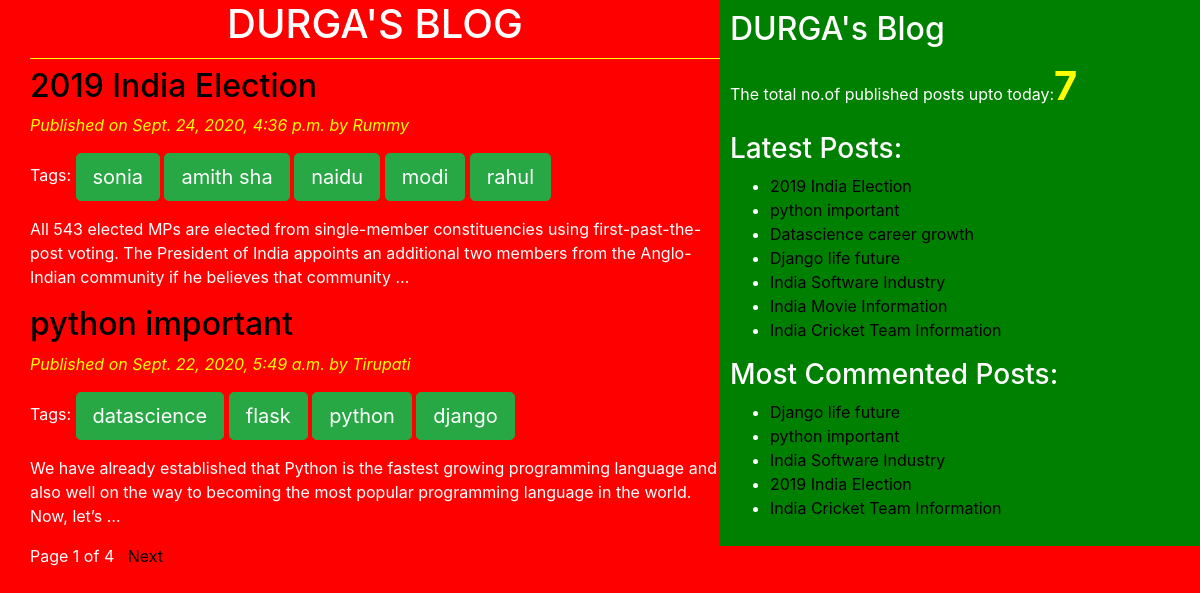
The page / on the database its author committed.
### blogapp/models.py (models this page shows, shortened)
class Post(models.Model):
    STATUS_CHOICES=(('draft','Draft'),('published','Published'))
    title=models.CharField(max_length=256)
    slug=models.SlugField(max_length=264,unique_for_date='publish')
    author=models.ForeignKey(User,on_delete=models.CASCADE)
    body=models.TextField()
    publish=models.DateTimeField(default=timezone.now)
    created=models.DateTimeField(auto_now_add=True)
    updated=models.DateTimeField(auto_now=True)
    status=models.CharField(max_length=10,choices=STATUS_CHOICES,default='draft')
    objects=CustomManager()
    tags=TaggableManager()
    class Meta:
        ordering=('-publish',)  #descending ordering
    def get_absolute_url(self):
        return reverse('post_detail',args=[self.publish.year,self.publish.strftime('%m'),self.publish.strftime('%d'),self.slug])

### blogapp/views.py (the view)
# urls.py: path('', views.post_list_view),
def post_list_view(request,tag_slug=None):
    post_list=Post.objects.all()
    tag=None
    if tag_slug:
        tag=get_object_or_404(Tag,slug=tag_slug)
        post_list=post_list.filter(tags__in=[tag])
    paginator=Paginator(post_list,2)
    page_number=request.GET.get('page')
    try:
        post_list=paginator.page(page_number)
    except PageNotAnInteger:
        post_list=paginator.page(1)
    except EmptyPage:
        post_list=paginator.page(paginator.num_pages)
    return render(request,'blogapp/post_list.html',{'post_list':post_list,'tag':tag})

### blogapp/models.py (called while the page is built)
    def get_queryset(self):
        return super().get_queryset().filter(status='published')

### blogapp/templatetags/blog_tags.py (called while the page is built)
@register.simple_tag(name='my_tag')
def total_posts():
    return Post.objects.count()

@register.inclusion_tag('blogapp/latest_posts123.html')
def show_latest_posts(count=3):
    latest_posts=Post.objects.order_by('-publish')[:count]
    return {'latest_posts':latest_posts}

@register.simple_tag
def get_most_commented_posts(count=5):
    return Post.objects.annotate(total_comments=Count('comments')).order_by('-total_comments')[:count]

### templates/blogapp/post_list.html (shortened to what this page needs)
<!DOCTYPE html>
{% extends "blogapp/base.html" %}
        {% block content_block %}
           <h1>DURGA'S BLOG</h1>
           {% for post in post_list %}
           <a href="{{post.get_absolute_url}}"><h2>{{post.title}}</h2></a>
            <p id='date' > Published on {{post.publish}} by {{post.author|title}}</p>
            <p> Tags:
              {% for tag in post.tags.all %}
                    <a href="{%url 'post_list_by_tag_name' tag.slug %}" class='btn btn-lg btn-success'  >{{tag.name}}</a>
              {% endfor %}
            </p>
              {{post.body|truncatewords:30|linebreaks}}
           {% endfor %}
            {% include 'blogapp/pagination.html' with page=post_list %}
       {% endblock %}

### templates/blogapp/base.html (shortened to what this page needs)
<!DOCTYPE html>
{% load blog_tags %}
{% load static %}
<html lang="en" dir="ltr">
  <head>
    <link rel="stylesheet" href="https://stackpath.bootstrapcdn.com/bootstrap/4.5.2/css/bootstrap.min.css">
    <link rel="stylesheet" href="{% static "css/blog2.css" %}">
  </head>
  <body>
    <div class="content">
      {% block content_block %}
      {% endblock %}
    </div>
    <div class="sidebar">
      <h2>DURGA's Blog</h2>
      <p>The total no.of published posts upto today:<span id='pcount'>{% my_tag %} </span> </p>
       <h3>Latest Posts:</h3>{% show_latest_posts 100 %}
        <h3>Most Commented Posts:</h3>
        {% get_most_commented_posts as most_commented_posts %}
        <ul>
              {% for post in most_commented_posts %}
              <li><a href="{{post.get_absolute_url}}">{{post.title}}</a></li>
              {% endfor %}
        </ul>
    </div>
  </body>
</html>

### templates/blogapp/pagination.html (shortened to what this page needs)
<div class="paginator">
    <span>  Page {{page.number}} of {{page.paginator.num_pages}}</span>&nbsp&nbsp
    {% if page.has_next %}
      <a href="?page={{page.next_page_number}}">Next</a>
    {% endif %}
</div>

### templates/blogapp/latest_posts123.html
<ul>
  {% for post in latest_posts %}
  <li><a href="{{post.get_absolute_url}}">{{post.title}}</a>
</li>
  {% endfor %}
</ul>

### static/css/blog2.css (style rules this page uses)
.content { width: 60% ; float: left; padding: 0 0 0 30px; height: 100%; }
.sidebar { width: 40%; float: right; padding: 10px; background: green; height: 100%; }
h1 { text-align: center; border-bottom: 1px solid yellow; padding-bottom: 10px; }
body { color: white; background: red; }
#date { color: yellow; font-style: italic; }
a { color: black; }
#pcount { font-size: 40px; color: yellow; font-weight: bold; }

### rows shown on the page
Post: title "2019 India Election", publish "Sept. 24, 2020, 4:36 p.m.", author "Rummy", body "All 543 elected MPs are elected from single-member constituencies using first-past-the-post voting. The President of India appoints an additional two members from the Anglo-Indian community if he believes that community …"
Tag: name "sonia"
Tag: name "amith sha"
Tag: name "naidu"
Tag: name "modi"
Tag: name "rahul"
Post: title "python important", publish "Sept. 22, 2020, 5:49 a.m.", author "Tirupati", body "We have already established that Python is the fastest growing programming language and also well on the way to becoming the most popular programming language in the world. Now, let’s …"
Tag: name "datascience"
Tag: name "flask"
Tag: name "python"
Tag: name "django"
Post: title "Datascience career growth"
Post: title "Django life future"
Post: title "India Software Industry"
Post: title "India Movie Information"
Post: title "India Cricket Team Information"

### other values the page prints
{{ page.number }} "1"
{{ page.paginator.num_pages }} "4"
